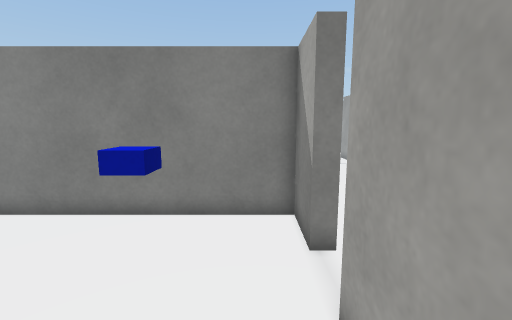
View 1 (above)

17 first-person views from a walk through a Unity game level. The camera is 1.4 m above the floor, tilts 8° down and sees 90° across. The floor is counted in squares, 0.5 m on a side. Each view is taken from the middle of a square. On the plan, view 1 faces up. The plan holds only what a view shows up to about 19 squares ahead; the rest is blank. The place goes on beyond the plan. Some surface patterns are stand-ins.

View 2
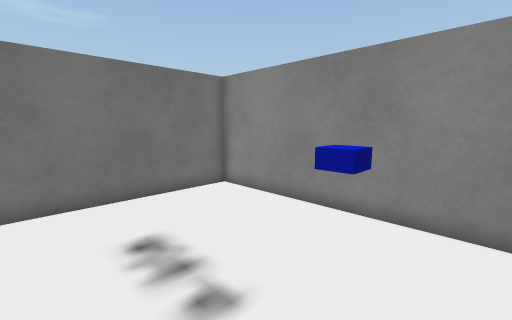

View 3
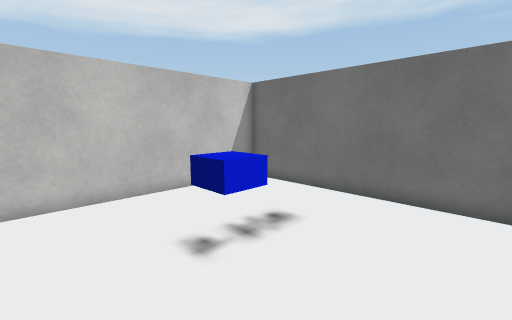

View 4
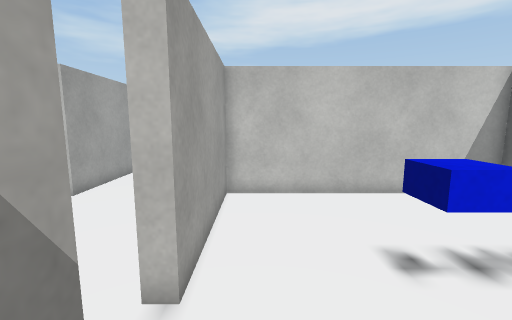

View 5
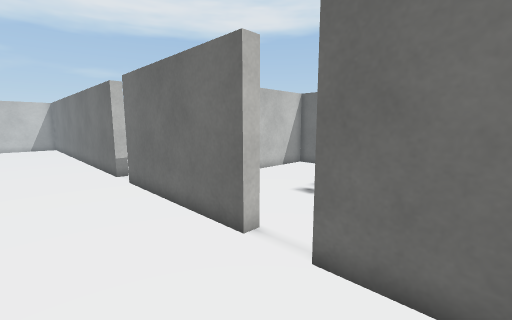

View 6
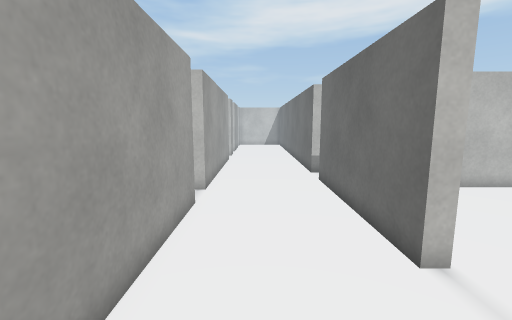

View 7
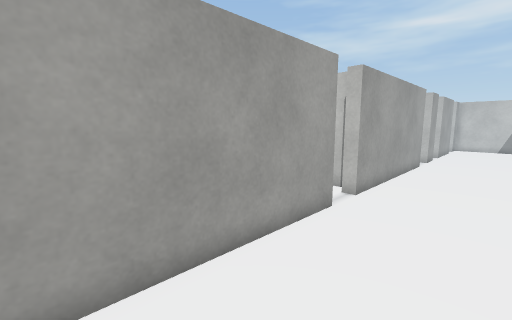

View 8
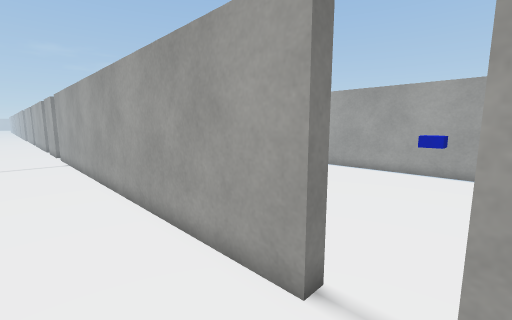

View 9
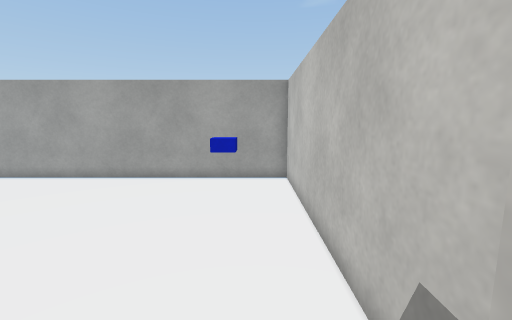

View 10
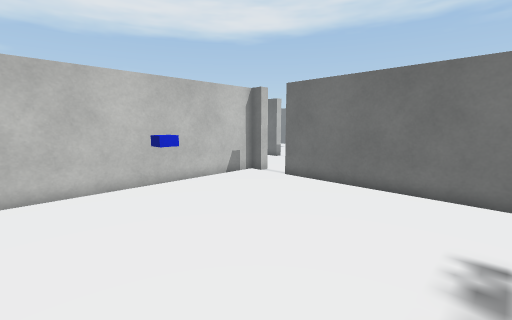

View 11
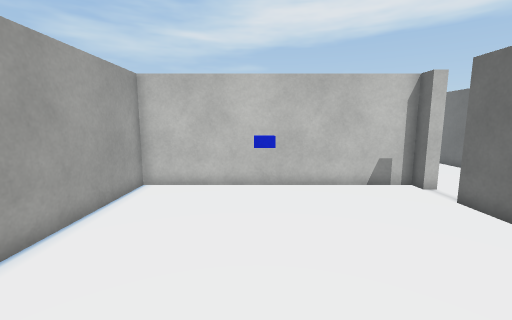

View 12
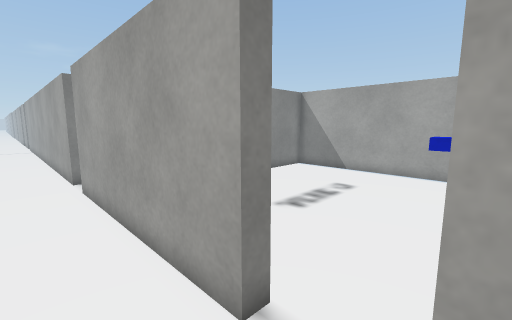

View 13
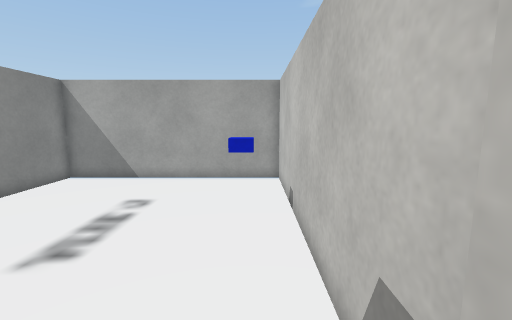

View 14
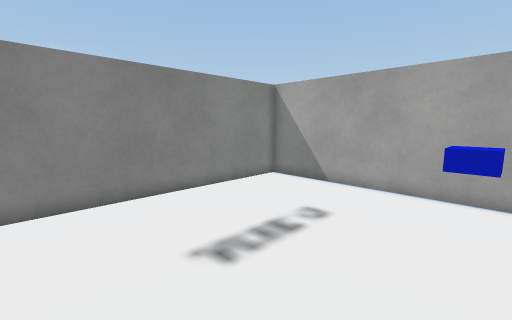

View 15
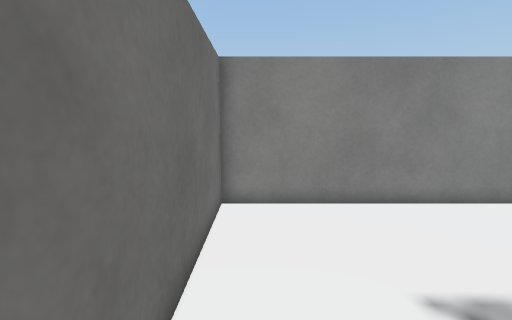

View 16
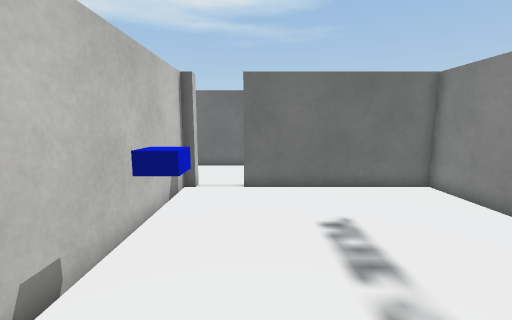

View 17
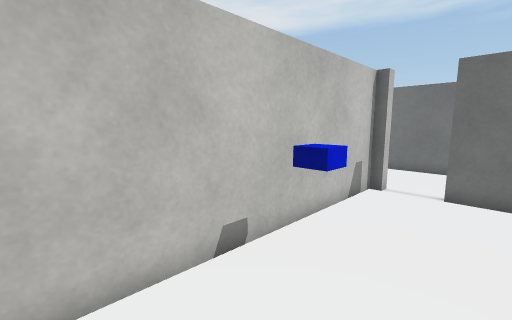

### Floor plan
Points are (right, up) in squares from view 1. A wall is a line through its corners. A room is listed if a view was taken in it or the views show most of it. See-through windows are left out.
Room 1 (views 1, 2, 3, 4)
walls: (1.2, 5.4) (1.2, 7.7) (-9.9, 7.7) (-9.9, -3.2) (1.2, -3.2) (1.2, 3.3)
ways out: opening at (1.5, 4.5) to room 2
objects: blue block (-2, 4) to (-2, 5)
Room 2 (views 5, 6, 7, 9)
walls: (1.2, 3.3) (1.8, 3.3) (1.8, -2.4); (7.8, -0.9) (7.2, -0.9) (7.2, 8.5); (1.8, 8.2) (1.8, 5.4) (1.2, 5.4); (7.2, -2.8) (7.8, -2.8)
ways out: opening at (1.5, 4.5) to room 1; opening at (4.5, -3.5) to room 3; opening at (7.5, -2) to room 4
Room 3 (views 8, 13)
walls: (1.8, -6.6) (1.8, -14.5); (7.8, -12.5) (7.2, -12.5) (7.2, -2.8); (7.2, -14.7) (7.8, -14.7); (1.8, -2.4) (1.8, -4.9)
ways out: opening at (4.5, -3.5) to room 2; opening at (4.5, -15.5) to room 5; opening at (7.5, -13.5) to room 6; opening at (1.5, -5.5)
Room 4 (views 10, 11)
walls: (7.8, 8.2) (7.8, -0.9); (7.8, -2.8) (7.8, -3.6) (20.2, -3.6) (20.2, 8.5)
ways out: opening at (7.5, -2) to room 2
objects: blue block (14, -1) to (15, -1)
Room 5 (view 12)
walls: (7.2, -16) (7.2, -14.7); (1.8, -14.5) (1.8, -16.5)
ways out: opening at (4.5, -15.5) to room 3
Room 6 (views 14, 15, 16, 17)
walls: (7.8, -15.2) (20.2, -15.2) (20.2, -4.2) (7.8, -4.2) (7.8, -12.5)
ways out: opening at (7.5, -13.5) to room 3
objects: blue block (14, -14) to (15, -13)

Where each view was taken, in squares from view 1:
view 1: 0 up, 0 right, facing up
view 2: 0 up, 0 right, facing up-left
view 3: 7 up, 0 right, facing down-left
view 4: 7 up, 0 right, facing down
view 5: 8 up, 6 right, facing down-left
view 6: 8 up, 5 right, facing down
view 7: 7 up, 3 right, facing down-right
view 8: 3 down, 4 right, facing up-right
view 9: 2 down, 7 right, facing right
view 10: 8 up, 19 right, facing down-left
view 11: 8 up, 15 right, facing down
view 12: 15 down, 5 right, facing up-right
view 13: 14 down, 7 right, facing right
view 14: 14 down, 9 right, facing up-right
view 15: 13 down, 9 right, facing up
view 16: 12 down, 19 right, facing left
view 17: 11 down, 19 right, facing down-left
